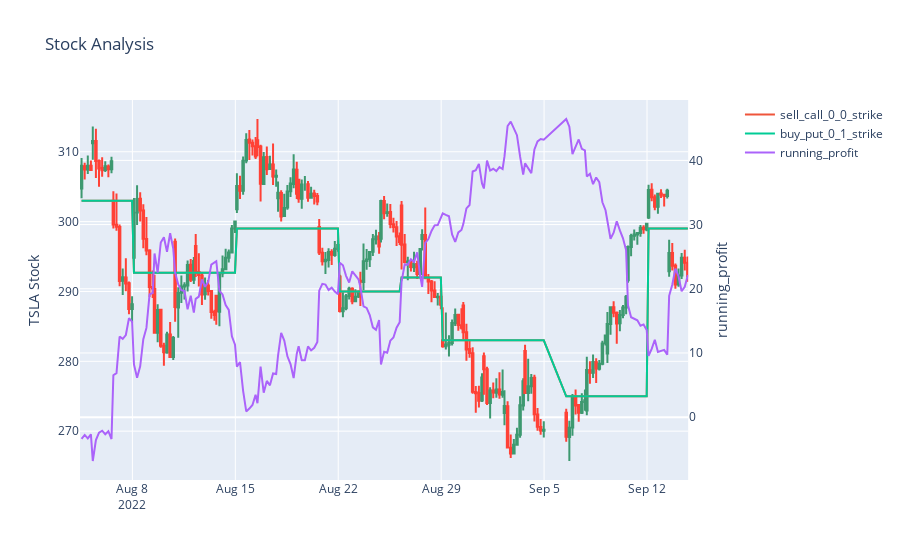

The cell this chart's notebook holds for it:
### Code cell
ic = measure_period_profit(tsla,  
    strat,
    expiration='week',
    update_freq='once')
plots.plot_candles_and_profit(ic, lines=[f'{l.name}_strike' for l in strat.legs])

### Figure 1 — Plotly figure (JSON) as saved in the notebook; plotly's stock layout.template omitted (floating-point values rounded to 4 significant figures; data arrays with more than 128 entries replaced by an {"elided": "..."} marker saying what was removed)
{"data": [{"close": {"elided": "200 float values"}, "high": {"elided": "200 float values"}, "low": {"elided": "200 float values"}, "open": {"elided": "200 float values"}, "showlegend": false, "type": "candlestick", "x": {"elided": "200 str values"}, "xaxis": "x", "yaxis": "y"}, {"name": "sell_call_0_0_strike", "type": "scatter", "x": {"elided": "200 str values"}, "y": {"elided": "200 float values"}}, {"name": "buy_put_0_1_strike", "type": "scatter", "x": {"elided": "200 str values"}, "y": {"elided": "200 float values"}}, {"name": "running_profit", "type": "scatter", "x": {"elided": "200 str values"}, "xaxis": "x", "y": {"elided": "200 float values"}, "yaxis": "y2"}], "layout": {"title": {"text": "Stock Analysis"}, "xaxis": {"anchor": "y", "domain": [0, 0.94], "rangebreaks": [{"bounds": ["sat", "mon"]}, {"bounds": [16.1, 9.5], "pattern": "hour"}], "rangeslider": {"visible": false}}, "yaxis": {"anchor": "x", "domain": [0, 1], "title": {"text": "TSLA Stock"}}, "yaxis2": {"anchor": "x", "overlaying": "y", "side": "right", "title": {"text": "running_profit"}}}}
